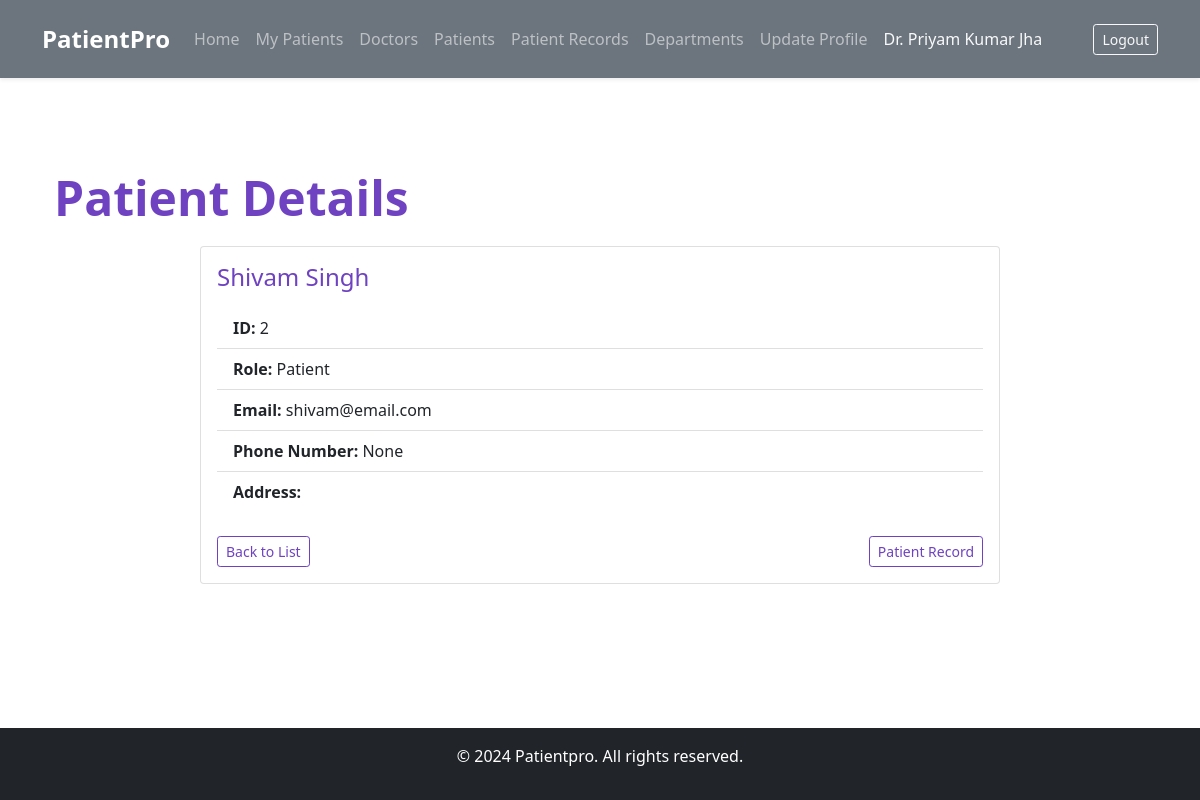
/patients/2/ (signed in), run on the app's committed database.
### MediAccess/models.py (models this page shows)
class CustomUser(AbstractUser):
    USER_TYPE_CHOICES = (
        ('patient', 'Patient'),
        ('doctor', 'Doctor'),
    )
    user_type = models.CharField(max_length=10, choices=USER_TYPE_CHOICES)
    department = models.ForeignKey(Department, on_delete=models.SET_NULL, null=True, blank=True)
    email = models.EmailField(unique=True)
    full_name = models.CharField(max_length=255)
    phone_number = models.CharField(max_length=15, blank=True, null=True)
    address = models.TextField(blank=True, null=True)
    professional_license_number = models.CharField(max_length=100, blank=True, null=True)
    years_of_experience = models.PositiveIntegerField(blank=True, null=True)
    objects = CustomUserManager()

### MediAccess/views.py (the view)
# urls.py: path('patients/<int:patient_id>/', get_patient_detail, name='get_patient_detail'),
@login_required
def get_patient_detail(request, patient_id):
    patient = CustomUser.objects.get(id=patient_id, user_type='patient')
    patient_record = PatientRecord.objects.filter(patient=patient).first()
    context = {
        'patient': patient,
        'patient_record': patient_record
    }
    return render(request, 'patient_detail.html', context)

### templates/patient_detail.html (shortened to what this page needs)
{% extends "base.html" %}
{% block content %}
<div class="container mt-5">
    <h1 class="display-5 fw-bold lh-1 mb-4 text-primary">Patient Details</h1>
    <div class="card mx-auto" style="max-width: 800px;">
        <div class="card-body">
            <h4 class="card-title mb-3 text-primary">{{ patient.full_name|title }}</h4>
            <ul class="list-group list-group-flush">
                <li class="list-group-item"><strong>ID:</strong> {{ patient.id }}</li>
                <li class="list-group-item"><strong>Role:</strong> {{ patient.get_user_type_display }}</li>
                <li class="list-group-item"><strong>Email:</strong> {{ patient.email }}</li>
                <li class="list-group-item"><strong>Phone Number:</strong> {{ patient.phone_number }}</li>
                <li class="list-group-item"><strong>Address:</strong> {{ patient.address }}</li>
            </ul>
            <div class="d-flex justify-content-between mt-4">
                <a href="{% url 'patient_list' %}" class="btn btn-outline-primary btn-sm me-2">Back to List</a>
            <a href="{% url 'get_patient_records' patient.id %}" class="btn btn-outline-primary btn-sm">Patient Record</a>
        </div>
        </div>
    </div>
</div>
{% endblock %}

### templates/base.html (shortened to what this page needs)
{% load widget_tweaks %}
<!doctype html>
<html lang="en">
<head>
    <link href="https://cdn.jsdelivr.net/npm/bootstrap@5.0.2/dist/css/bootstrap.min.css" rel="stylesheet"
>
    <link rel="stylesheet" href="https://cdnjs.cloudflare.com/ajax/libs/font-awesome/4.7.0/css/font-awesome.min.css">
</head>
<body class="d-flex flex-column min-vh-100">
    <nav class="navbar navbar-expand-lg navbar-dark bg-secondary shadow-sm py-3">
        <div class="container">
            <a class="navbar-brand fw-bold" href="{% url 'home' %}">PatientPro</a>
            <div class="collapse navbar-collapse" id="navbarSupportedContent">
                {% if request.user.is_authenticated %}
                    {% if user.user_type == 'doctor' %}
                    <ul class="navbar-nav me-auto mb-2 mb-lg-0">
                        <li class="nav-item">
                            <a class="nav-link {% if request.resolver_match.url_name == 'doctor_dashboard' %}active{% endif %}"
                                aria-current="page" href="{% url 'doctor_dashboard' %}">Home</a>
                        </li>
                        <li class="nav-item">
                            <a class="nav-link {% if request.resolver_match.url_name == 'my_patients' %}active{% endif %}"
                                href="{% url 'my_patients' %}">My Patients</a>
                        </li>
                        <li class="nav-item">
                            <a class="nav-link {% if request.resolver_match.url_name == 'doctor_list' %}active{% endif %}"
                                href="{% url 'doctor_list' %}">Doctors</a>
                        </li>
                        <li class="nav-item">
                            <a class="nav-link {% if request.resolver_match.url_name == 'patient_list' %}active{% endif %}"
                                href="{% url 'patient_list' %}">Patients</a>
                        </li>
                        <li class="nav-item">
                            <a class="nav-link {% if request.resolver_match.url_name == 'patient-records' %}active{% endif %}"
                                href="{% url 'patient-records' %}">Patient Records</a>
                        </li>
                        <li class="nav-item">
                            <a class="nav-link {% if request.resolver_match.url_name == 'department_list' %}active{% endif %}"
                                href="{% url 'department_list' %}">Departments</a>
                        </li>
                        <li class="nav-item">
                            <a class="nav-link {% if request.resolver_match.url_name == 'update_doctor' %}active{% endif %}"
                                href="{% url 'update_doctor' request.user.id %}">Update Profile</a>
                        </li>
                        <li class="nav-item">
                            <span class="nav-link disabled text-light">Dr. {{ user.full_name|title }}</span>
                        </li>
                    </ul>
                    {% endif %}
                    <a href="{% url 'logout' %}" class="btn btn-outline-light btn-sm ms-lg-3">Logout</a>
                {% endif %}
            </div>
        </div>
    </nav>
    <div class="container flex-grow-1 mt-5 mb-5">
        {% block content %}
        {% endblock content %}
    </div>
    <footer class="footer bg-dark text-white text-center py-3">
        <p>&copy; 2024 Patientpro. All rights reserved.</p>
    </footer>
</body>
</html>

### templates/base.html (style rules this page uses)
.navbar { transition: all 0.3s ease; }
.navbar-brand { font-size: 1.5rem; }
.nav-link { transition: color 0.2s ease-in-out; }

### templates/patient_detail.html (style rules this page uses)
.btn-outline-primary { border-color: #6f42c1; color: #6f42c1; }
.text-primary { color: #6f42c1 !important; }

### data on the page
CustomUser: full_name "Priyam Kumar Jha"
CustomUser: full_name "Shivam Singh", id "2", user_type "Patient", email "shivam@email.com", phone_number "None"
